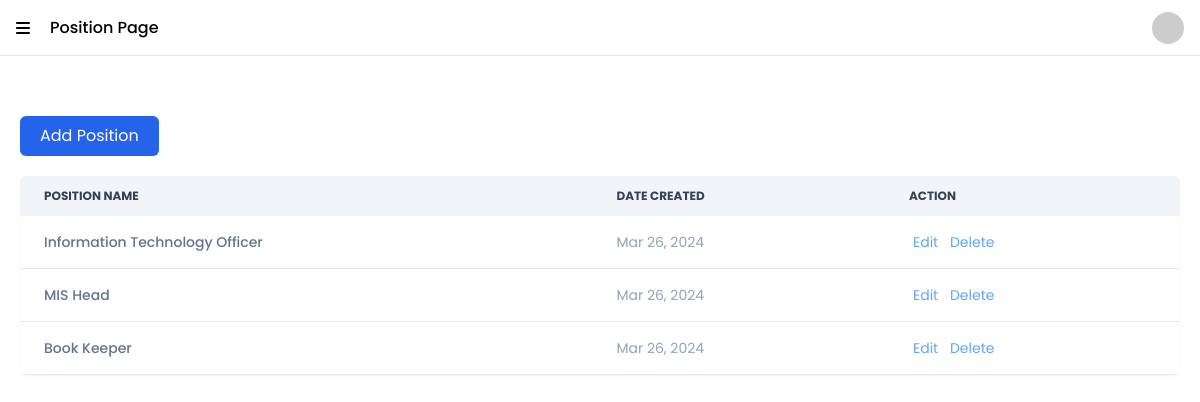
Page /pages/Position.php (signed in) on the committed database.
### tables this page shows
CREATE TABLE `tbl_position` (
  `position_id` int(11) NOT NULL,
  `position_name` varchar(255) NOT NULL,
  `position_date_created` datetime NOT NULL
);

### api/table_position.php (the view, shortened to what this page needs)
<?php
include "../database/connection.php";
$query = "SELECT position_id, position_name, position_date_created FROM tbl_position";
$result = mysqli_query($connection, $query);
if ($result) {
    if (mysqli_num_rows($result) > 0) {
        while ($row = mysqli_fetch_assoc($result)) {
            echo "<tr class='bg-white border-b'>
                    <th scope='row' class='flex items-center gap-5 px-6 py-4 text-slate-500 font-medium whitespace-nowrap'>
                        " . htmlspecialchars($row["position_name"]) ."
                    </th>
                    <td class='px-6 py-4 text-slate-400'>".date('M d, Y', strtotime(htmlspecialchars($row["position_date_created"])))."</td>
                    <td class='px-6 py-4'>
                        <button onclick='editPosition(".htmlspecialchars($row["position_id"]).")' class='text-blue-400 hover:underline mx-1'>Edit</button>
                        <button onclick='deletePosition(".htmlspecialchars($row["position_id"]).")' class='text-blue-400 hover:underline mx-1'>Delete</button>
                    </td>
                  </tr>";
        }
    } else {
        echo "<tr class='bg-white border-b'><td colspan='6' class='py-3 text-center text-slate-400'>No data</td></tr>";
    }
} else {
    echo "<tr><td colspan='6'>Error: " . mysqli_error($connection) . "</td></tr>";
}

### style/style.css (style rules this page uses)
* { padding: 0; margin: 0; border: 1px solid red; font-family: "Poppins", sans-serif; }

### rows in the picture
tbl_position: position_name "Information Technology Officer", position_date_created "Mar 26, 2024"
tbl_position: position_name "MIS Head", position_date_created "Mar 26, 2024"
tbl_position: position_name "Book Keeper", position_date_created "Mar 26, 2024"

### other values in the picture
$name "Position Page"
